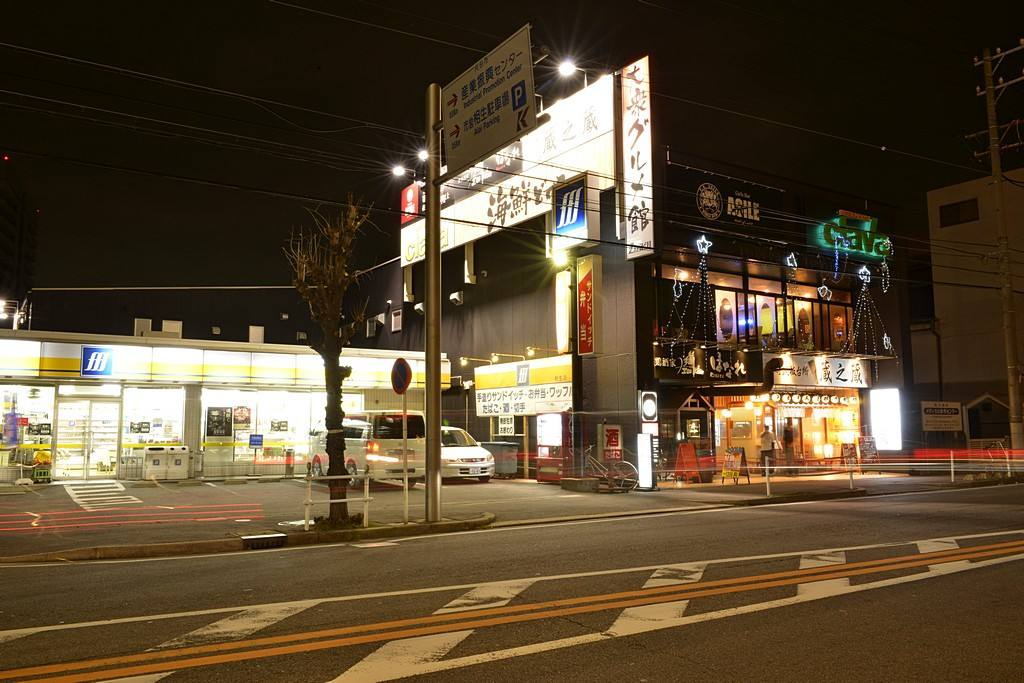
#> input picture code/coursera/Visual Perception for Self-Driving Cars/week2/street.jpg, 1024 x 683 px
$ python SIFT.py
#> lines starting #> are read from the running program, lines starting #| are printed output that depends on the picture; after the words box and inside, x2 and y2 are one past the last pixel; in counts of white or black regions, pixels touching at a corner belong together
import numpy as np
from cv2 import cv2

img = cv2.imread("street.jpg")
#> img is the input picture: shape (683, 1024, 3); mean B, G, R 49.6, 72.7, 89.1
gray = cv2.cvtColor(img, cv2.COLOR_BGR2GRAY)
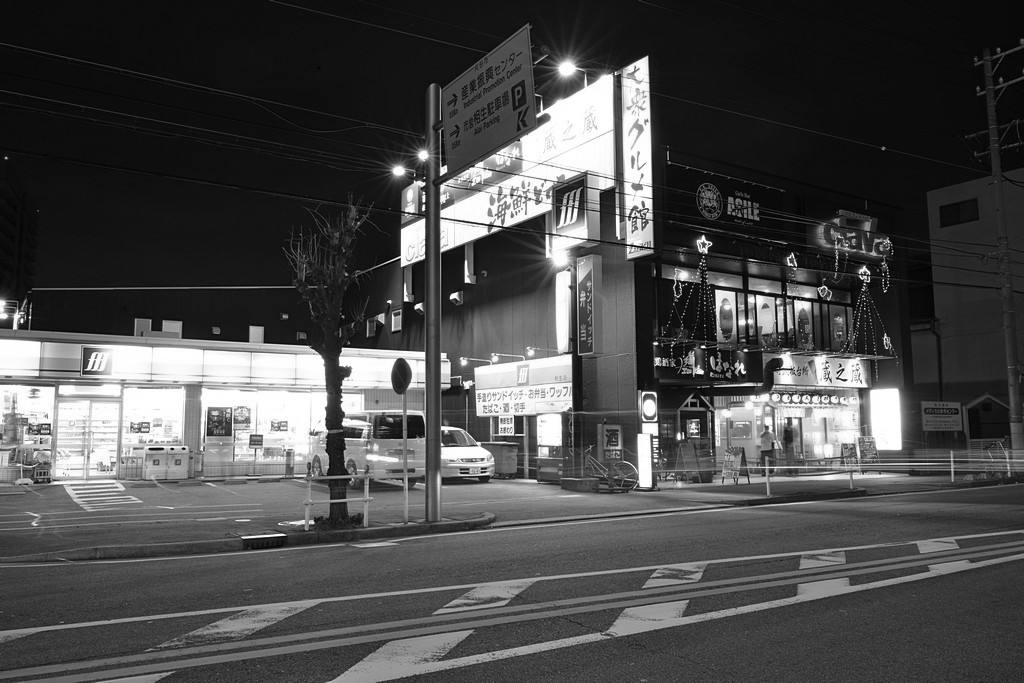
#> gray: shape (683, 1024); min 0, max 255, mean 74.9

# 需安装包opencv_contrib_python
sift = cv2.xfeatures2d.SIFT_create()
kp = sift.detect(gray, None)
#> kp = 3267 keypoints; strongest (x, y, size): (703, 347, 2.2), (454, 296, 4.8), (183, 449, 1.9), (655, 343, 2.5)
img = cv2.drawKeypoints(gray, kp, img)
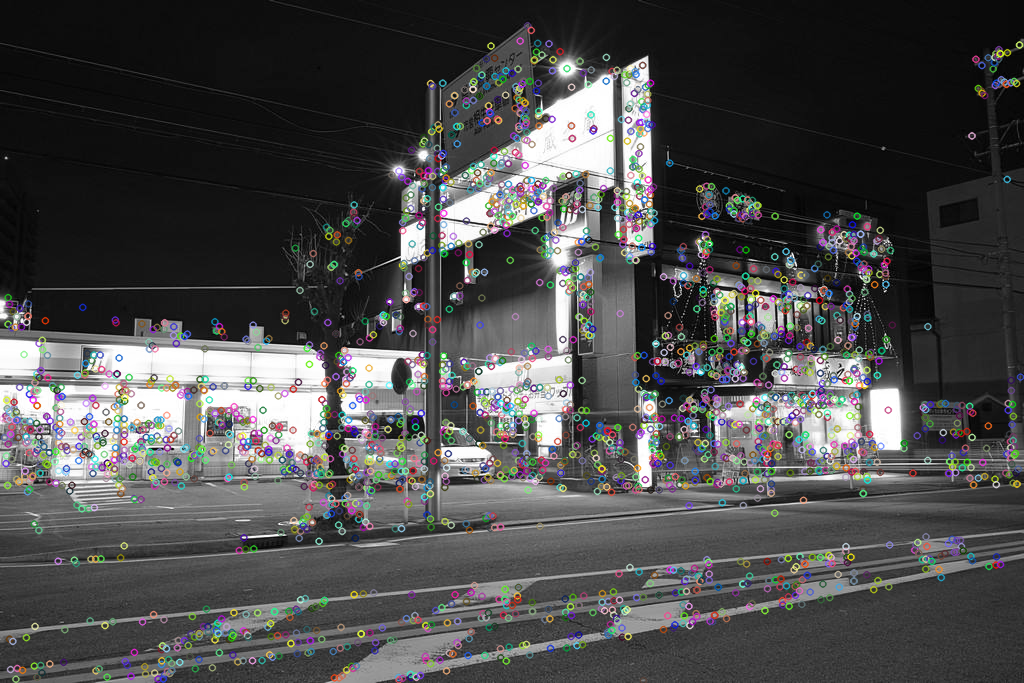
#> img: shape (683, 1024, 3); mean B, G, R 75.6, 75.5, 75.6

# cv2.imwrite('sift_keypoints.jpg',img)
#> (the run stopped early here; a loop or call above may not have finished)

$ run again, with code/coursera/Visual Perception for Self-Driving Cars/week2/chessboard.jpg copied over code/coursera/Visual Perception for Self-Driving Cars/week2/street.jpg
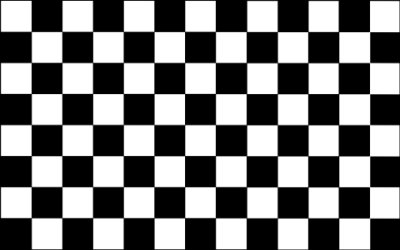
#> input picture code/coursera/Visual Perception for Self-Driving Cars/week2/chessboard.jpg, 400 x 250 px
#> img is the input picture: shape (250, 400, 3); min 0, max 255, mean 124.7
#> kp = 307 keypoints; strongest (x, y, size): (323, 78, 18.7), (323, 203, 18.7), (323, 141, 18.8), (262, 78, 18.8)
#> `img = cv2.drawKeypoints(gray, kp, img)`:
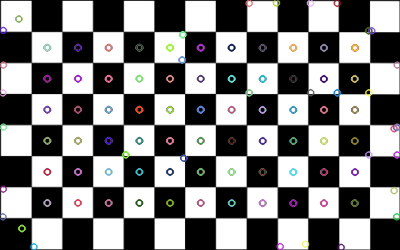
#> img: shape (250, 400, 3); 5.12% of pixels changed, all inside (x1, y1, x2, y2) = (0, 0, 400, 250)
